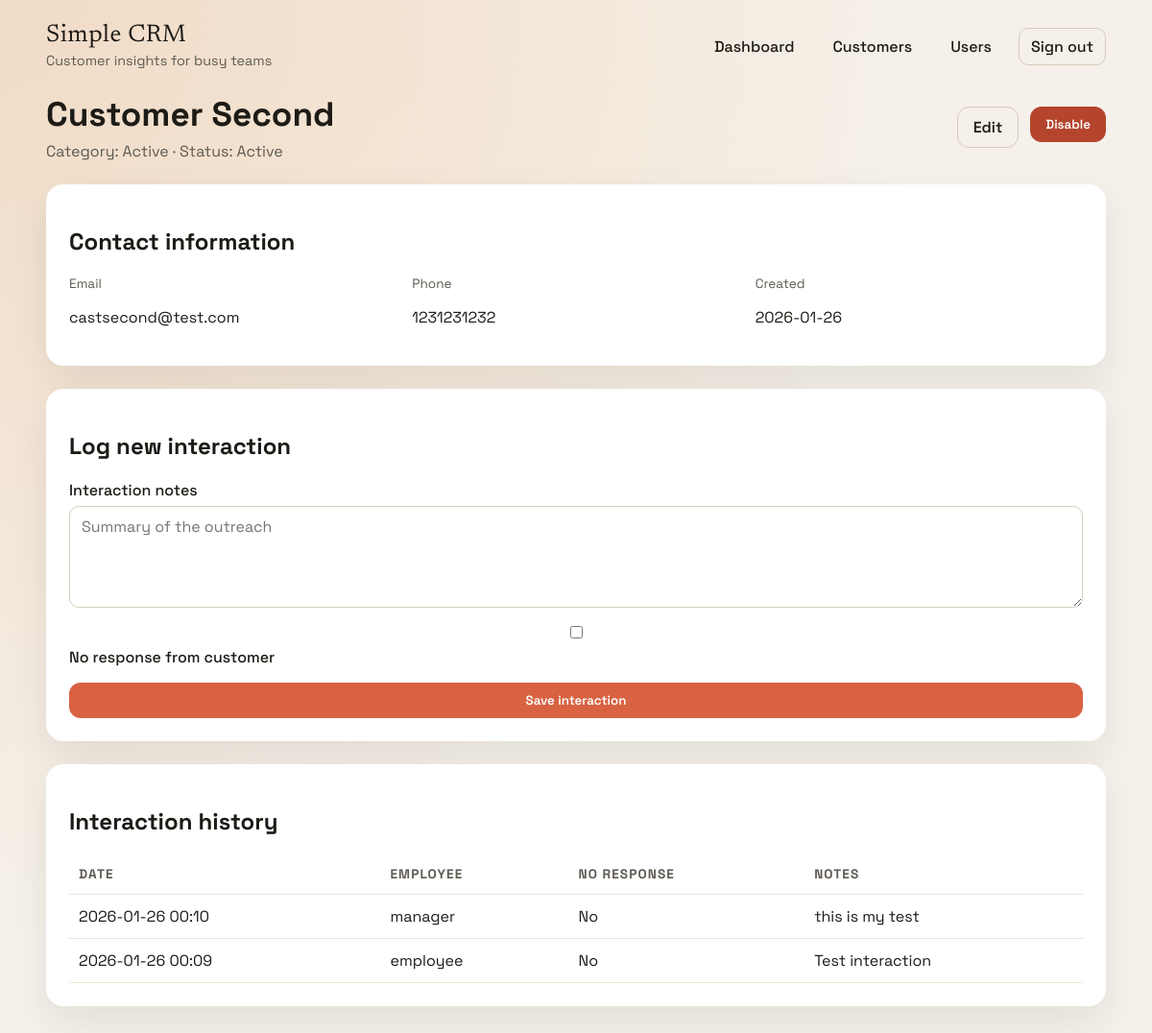
Page /customers/6 (signed in) on the committed database.
### app/models.py (models this page shows, shortened)
class Customer(db.Model):
    id = db.Column(db.Integer, primary_key=True)
    name = db.Column(db.String(150), nullable=False)
    email = db.Column(db.String(150))
    phone = db.Column(db.String(50))
    category = db.Column(db.String(20), nullable=False)
    active = db.Column(db.Boolean, default=True)
    created_at = db.Column(db.DateTime, default=datetime.utcnow)
    created_by_id = db.Column(db.Integer, db.ForeignKey("user.id"))
    created_by = db.relationship("User", back_populates="customers")
    interactions = db.relationship(
        "Interaction", back_populates="customer", cascade="all, delete-orphan"
    )

class Interaction(db.Model):
    id = db.Column(db.Integer, primary_key=True)
    customer_id = db.Column(db.Integer, db.ForeignKey("customer.id"), nullable=False)
    user_id = db.Column(db.Integer, db.ForeignKey("user.id"), nullable=False)
    contact_date = db.Column(db.DateTime, default=datetime.utcnow)
    notes = db.Column(db.Text)
    no_response = db.Column(db.Boolean, default=False)
    customer = db.relationship("Customer", back_populates="interactions")
    user = db.relationship("User", back_populates="interactions")

class User(UserMixin, db.Model):
    id = db.Column(db.Integer, primary_key=True)
    username = db.Column(db.String(80), unique=True, nullable=False)
    password_hash = db.Column(db.String(255), nullable=False)
    role = db.Column(db.String(20), nullable=False)
    active = db.Column(db.Boolean, default=True)
    created_at = db.Column(db.DateTime, default=datetime.utcnow)
    customers = db.relationship("Customer", back_populates="created_by")
    interactions = db.relationship("Interaction", back_populates="user")

### app/routes.py (the view)
@web_bp.route("/customers/<int:customer_id>")
@login_required
def customer_detail(customer_id):
    customer = Customer.query.get_or_404(customer_id)
    _ensure_customer_access(customer)
    interactions = (
        Interaction.query.filter_by(customer_id=customer.id)
        .order_by(Interaction.contact_date.desc())
        .all()
    )
    return render_template(
        "customer_detail.html",
        customer=customer,
        interactions=interactions,
    )

### app/__init__.py (called while the page is built)
@login_manager.user_loader
def load_user(user_id):
    from .models import User
    return User.query.get(int(user_id))

### app/utils.py (called while the page is built)
def _ensure_customer_access(customer):
    if current_user.role == ROLE_EMPLOYEE and customer.created_by_id != current_user.id:
        abort(403)

### app/templates/customer_detail.html
{% extends 'base.html' %}
{% block content %}
<section class="page-header">
  <div>
    <h1>{{ customer.name }}</h1>
    <p class="muted">Category: {{ customer.category }} · Status: {% if customer.active %}Active{% else %}Disabled{% endif %}</p>
  </div>
  <div class="actions">
    <a class="ghost" href="{{ url_for('web.customer_edit', customer_id=customer.id) }}">Edit</a>
    {% if customer.active %}
      <form method="post" action="{{ url_for('api.customer_disable', customer_id=customer.id) }}">
        <button class="danger" type="submit">Disable</button>
      </form>
    {% endif %}
  </div>
</section>
<section class="panel">
  <h2>Contact information</h2>
  <div class="info-grid">
    <div>
      <span class="label">Email</span>
      <p>{{ customer.email or '-' }}</p>
    </div>
    <div>
      <span class="label">Phone</span>
      <p>{{ customer.phone or '-' }}</p>
    </div>
    <div>
      <span class="label">Created</span>
      <p>{{ customer.created_at.strftime('%Y-%m-%d') }}</p>
    </div>
  </div>
</section>
<section class="panel">
  <h2>Log new interaction</h2>
  <form class="form-grid" method="post" action="{{ url_for('api.interaction_new', customer_id=customer.id) }}">
    <label>
      <span>Interaction notes</span>
      <textarea name="notes" rows="4" placeholder="Summary of the outreach"></textarea>
    </label>
    <label class="checkbox">
      <input type="checkbox" name="no_response">
      <span>No response from customer</span>
    </label>
    <button class="primary" type="submit">Save interaction</button>
  </form>
</section>
<section class="panel">
  <h2>Interaction history</h2>
  <div class="table-wrap">
    <table class="table">
      <thead>
        <tr>
          <th scope="col">Date</th>
          <th scope="col">Employee</th>
          <th scope="col">No response</th>
          <th scope="col">Notes</th>
        </tr>
      </thead>
      <tbody>
        {% for interaction in interactions %}
          <tr>
            <td>{{ interaction.contact_date.strftime('%Y-%m-%d %H:%M') }}</td>
            <td>{{ interaction.user.username }}</td>
            <td>{{ 'Yes' if interaction.no_response else 'No' }}</td>
            <td>{{ interaction.notes or '-' }}</td>
          </tr>
        {% endfor %}
      </tbody>
    </table>
  </div>
</section>
{% endblock %}

### app/static/app.css (style rules this page uses)
:root { --bg: #f5f1ea; --surface: #ffffff; --ink: #1d1b16; --muted: #5e5a52; --accent: #d86241; --accent-dark: #b0472a; --accent-soft: #f7d4c4; --shadow: 0 16px 40px rgba(0, 0, 0, 0.08); --radius: 18px; }
* { box-sizing: border-box; }
body { margin: 0; font-family: "Space Grotesk", "Trebuchet MS", sans-serif; color: var(--ink); background: radial-gradient(circle at top left, #f0dbc6, transparent 60%), radial-gradient(circle at 20% 20%, #f8f1e6, transparent 45%), var(--bg); min-height: 100vh; }
.page-header { display: flex; align-items: center; justify-content: space-between; flex-wrap: wrap; gap: 16px; margin-bottom: 24px; }
.page-header h1 { margin: 0 0 6px; font-size: clamp(1.6rem, 3vw, 2.2rem); }
.muted { color: var(--muted); margin: 0; }
.form-grid { display: grid; gap: 16px; margin-top: 16px; }
.form-grid label, .filter-bar label { display: grid; gap: 6px; font-weight: 500; }
input, select, textarea { padding: 10px 12px; border-radius: 10px; border: 1px solid #d8cdbf; font-family: inherit; font-size: 1rem; }
textarea { resize: vertical; }
.checkbox { display: flex; align-items: center; gap: 10px; font-weight: 500; }
button, .primary, .ghost, .danger { font-family: inherit; border: none; cursor: pointer; padding: 10px 16px; border-radius: 12px; text-decoration: none; font-weight: 600; }
.primary { background: var(--accent); color: #fff; }
.ghost { background: transparent; color: var(--ink); border: 1px solid #d7c9b9; }
.danger { background: #b4452c; color: #fff; }
.panel { background: var(--surface); padding: 24px; border-radius: var(--radius); margin-bottom: 24px; box-shadow: var(--shadow); }
.table-wrap { overflow-x: auto; }
.table { width: 100%; border-collapse: collapse; }
.table th, .table td { text-align: left; padding: 12px 10px; border-bottom: 1px solid #eee3d8; }
.table th { font-size: 0.85rem; text-transform: uppercase; letter-spacing: 0.08em; color: var(--muted); }
.actions { display: flex; gap: 12px; flex-wrap: wrap; }
.info-grid { display: grid; gap: 16px; grid-template-columns: repeat(auto-fit, minmax(180px, 1fr)); }
.label { display: block; font-size: 0.85rem; color: var(--muted); }

### rows in the picture
Customer: name "Customer Second", category "Active", email "castsecond@test.com", phone "1231231232", created_at "2026-01-26"
Interaction: contact_date "2026-01-26 00:10", user.username "manager", no_response "No", notes "this is my test"
Interaction: contact_date "2026-01-26 00:09", user.username "employee", no_response "No", notes "Test interaction"
